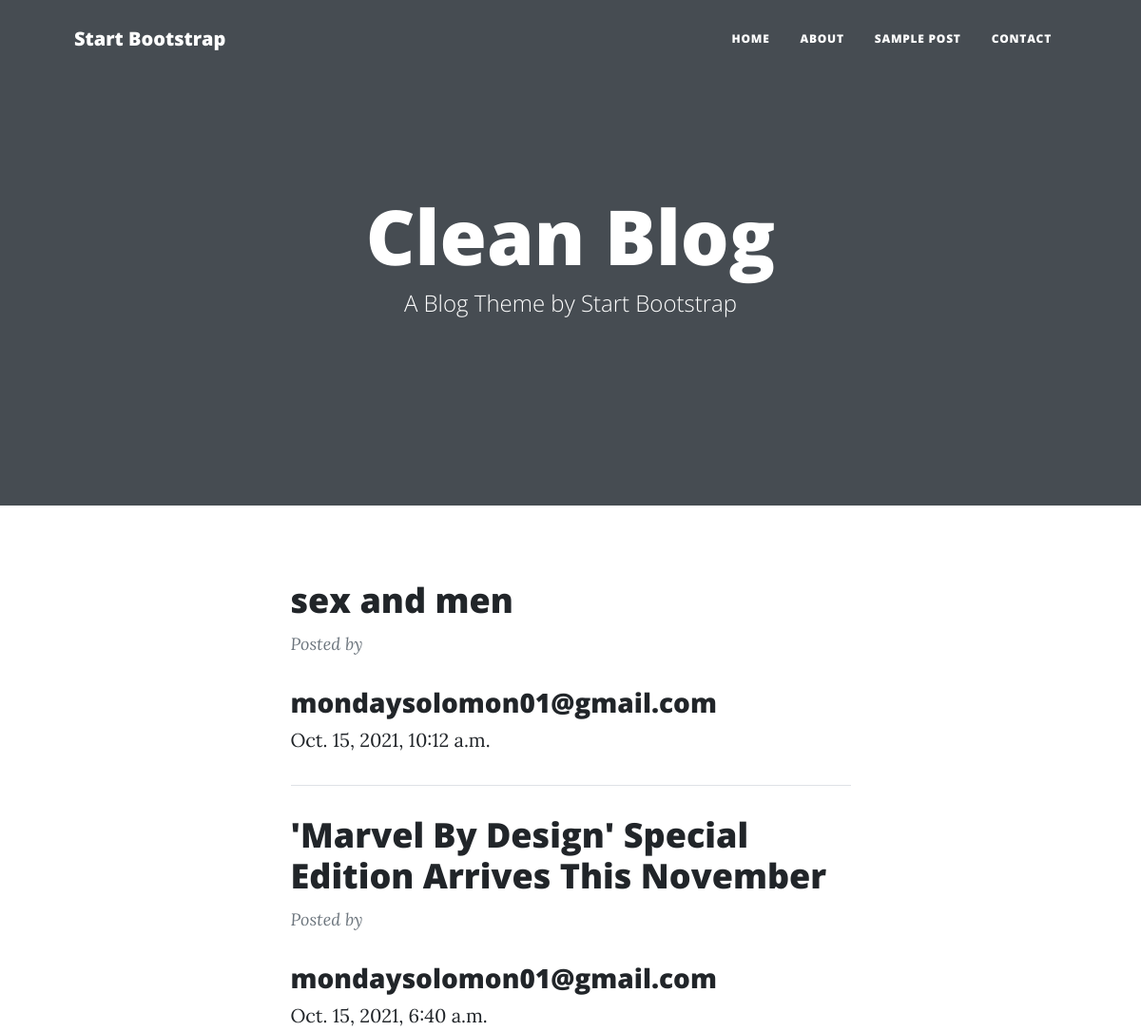
Page /blog/ (upper part) on the earlier database version.
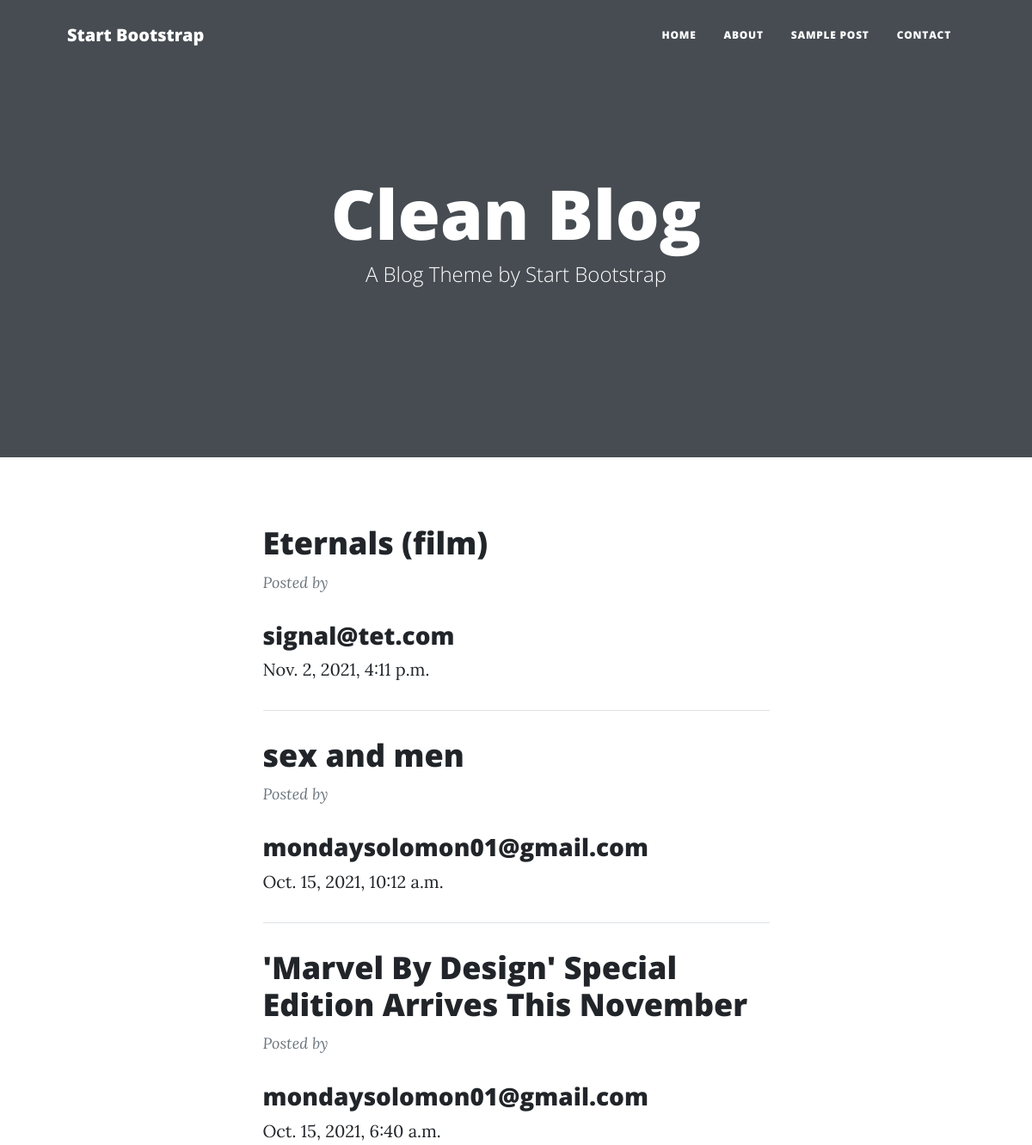
Same page on the later database version.
### blog/models.py (models this page shows, shortened)
class AuthorPost(models.Model):
    STATUS_CHOICES = (
    ('draft', 'Draft'),
    ('published', 'Published'),
    )
    CATEGORY_CHOICES = (
    ('Personal blogs', 'Personal blogs'),
    ('Business/corporate blogs', 'Business/corporate blogs'),
    ('Personal brand/professional blogs', 'Personal brand/professional blogs'),
    ('Fashion blogs', 'Fashion blogs'),
    ('Lifestyle blogs', 'Lifestyle blogs'),
    ('Travel blogs', 'Travel blogs'),
    ('Food blogs', 'Food blogs'),
    ('Affiliate/review blogs', 'Affiliate/review blogs'),
    ('News blogs', 'News blogs'),
    ('Multimedia blogs', 'Multimedia blogs'),
    ('others', 'Others')
)
    title       =   models.CharField(max_length=400, unique=True,)
    author      =   models.ForeignKey(Author, on_delete=models.CASCADE)
    article     =   models.TextField(max_length=1500000)
    image_cover =   models.ImageField(upload_to='images_cover/', null = True, blank = True)
    category    =   models.CharField(max_length=700, choices=CATEGORY_CHOICES)
    publish     =   models.DateTimeField(default=timezone.now)
    created_on  =   models.DateTimeField(auto_now_add=True)
    updated     =   models.DateTimeField(auto_now=True)
    status      =   models.CharField(max_length=10, choices = STATUS_CHOICES, default = 'draft' )
    objects     =   models.Manager()
    published   =   PublishedManger()
    class Meta:
        ordering = ['-publish',]
    def get_absolute_url(self):
        return reverse("blog:PostDetail", args=[self.pk])

class Author(models.Model):
    author = models.OneToOneField(User, on_delete=models.CASCADE)
    def __str__(self):
        return self.author.email

class User(AbstractBaseUser):
    email           =   models.EmailField(max_length=255, unique=True)
    full_name       =   models.CharField(max_length=234,blank=True, null=True)
    active          =   models.BooleanField(default=True)   #can user login
    staff           =   models.BooleanField(default=False)  #is user a staff
    admin           =   models.BooleanField(default=False)  #SUPERUSER
    timestamp       =   models.DateTimeField(auto_now_add=True)
    USERNAME_FIELD  =   'email' #change email to comp
    REQUIRED_FIELDS =   ['full_name',]  #A list of the field names that will be prompted for when creating a user via the createsuperuser management command.
    objects = UserManager()

### blog/views.py (the view)
# urls.py: path('', PostListView.as_view(), name='PostList'),
class PostListView(ListView):
    template_name   =    'blog/list_view.html'
    context_object_name = 'lists'
    queryset    = AuthorPost.published.all()

### blog/templates/blog/list_view.html (shortened to what this page needs)
{% extends 'navbar.html' %}
{% block navbar %}
        <header class="masthead">
            <div class="container position-relative px-4 px-lg-5">
                <div class="row gx-4 gx-lg-5 justify-content-center">
                    <div class="col-md-10 col-lg-8 col-xl-7">
                        <div class="site-heading">
                            <h1>Clean Blog</h1>
                            <span class="subheading">A Blog Theme by Start Bootstrap</span>
                        </div>
                    </div>
                </div>
            </div>
        </header>
        <div class="container px-4 px-lg-5">
            <div class="row gx-4 gx-lg-5 justify-content-center">
                <div class="col-md-10 col-lg-8 col-xl-7">
            {% for list in lists %}
                    <div class="post-preview">
                        <a href="{{list.get_absolute_url}}">
                            <h2 class="post-title">{{list.title}}</h2>
                        </a>
                        <p class="post-meta">
                            Posted by
                            <a href="#">
                                <h3>
                                    {{list.author}}
                                </h3>
                            </a>
                            {{list.created_on}}
                        </p>
                    </div>
                    <hr class="my-4" />
            {% endfor %}
                </div>
            </div>
        </div>
{% endblock navbar %}

Differences in the rows shown:
added AuthorPost: title "Eternals (film)", author "signal@tet.com", created_on "Nov. 2, 2021, 4:11 p.m."
